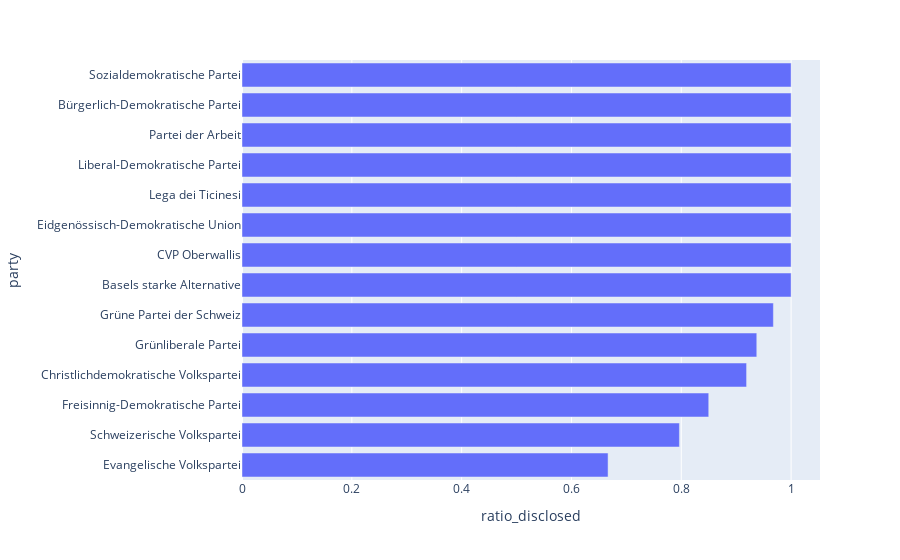

The code cell stored with this chart in its notebook:
### Code cell
import plotly.express as px
fig = px.bar(shame_table, x="ratio_disclosed", y="party", hover_data=["members", "nondisclosing_members"], orientation='h')
fig.show()

### Figure 1 — Plotly figure (JSON) as saved in the notebook; plotly's stock layout.template omitted (floating-point values rounded to 4 significant figures)
{"data": [{"alignmentgroup": "True", "customdata": [[3, 1], [59, 12], [40, 6], [37, 3], [16, 1], [31, 1], [1, 0], [1, 0], [1, 0], [1, 0], [1, 0], [1, 0], [3, 0], [48, 0]], "hovertemplate": "ratio_disclosed=%{x}<br>party=%{y}<br>members=%{customdata[0]}<br>nondisclosing_members=%{customdata[1]}<extra></extra>", "legendgroup": "", "marker": {"color": "#636efa"}, "name": "", "offsetgroup": "", "orientation": "h", "showlegend": false, "textposition": "auto", "type": "bar", "x": [0.6667, 0.7966, 0.85, 0.9189, 0.9375, 0.9677, 1, 1, 1, 1, 1, 1, 1, 1], "xaxis": "x", "y": ["Evangelische Volkspartei", "Schweizerische Volkspartei", "Freisinnig-Demokratische Partei", "Christlichdemokratische Volkspartei", "Grünliberale Partei", "Grüne Partei der Schweiz", "Basels starke Alternative", "CVP Oberwallis", "Eidgenössisch-Demokratische Union", "Lega dei Ticinesi", "Liberal-Demokratische Partei", "Partei der Arbeit", "Bürgerlich-Demokratische Partei", "Sozialdemokratische Partei"], "yaxis": "y"}], "layout": {"barmode": "relative", "legend": {"tracegroupgap": 0}, "margin": {"t": 60}, "xaxis": {"anchor": "y", "domain": [0, 1], "title": {"text": "ratio_disclosed"}}, "yaxis": {"anchor": "x", "domain": [0, 1], "title": {"text": "party"}}}}
